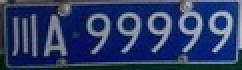
%> input picture Ⅰ类文件分割/I类/川A99999.jpg, 121 x 35 px (shown 2 times larger)
$ octave chuanA99999.m   (GNU Octave 9; MATLAB toolbox functions it lacks are replaced by stand-ins)
%> lines starting %> are read from the running program, lines starting %| are printed output that depends on the picture; in (x1, y1, x2, y2) boxes, pixels count from 0 and x2, y2 are one past the last pixel; in counts of white or black regions, pixels touching at a corner belong together; the program's own positions count from 1
%%
clear;
close all;
clc;

%% 读取图像
img = imread('川A99999.jpg');
%> img is the input picture: size 35x121x3 uint8; mean R, G, B 43.5, 60.5, 101.9
subplot(3,3, 1);
imshow(img);
title('车牌图像');

%% 灰度处理
img1 = rgb2gray(img);    % RGB图像转灰度图像
subplot(3,3,2);
imshow(img1);
title('灰度图像');
subplot(3,3,3);
imhist(img1);
title('灰度处理后的灰度直方图');

%% 边缘提取
img4 = edge(img1, 'roberts', 0.15, 'both');
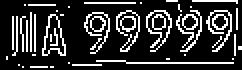
%> img4: size 35x121 logical (shown 2 times larger); 19.8% white in thin lines or dots
subplot(3,3,4);
imshow(img4);
title('roberts算子边缘检测');

%% 平滑图像，图像膨胀
se = strel('rectangle', [50,30]);
img5 = imclose(img4, se);
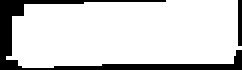
%> img5: size 35x121 logical (shown 2 times larger); 83.1% white; 2 black regions, box (x1, y1, x2, y2) and area: (0, 0, 121, 35) 671, (119, 0, 121, 23) 46
subplot(3,3,5);
imshow(img5);
title('平滑图像的轮廓');

%% 从图像中删除所有少于2200像素8邻接
img6 = bwareaopen(img5, 2200);
subplot(3,3,6);
imshow(img6);
title('从图像中移除小对象');

%% 切割出图像
[y, x, z] = size(img6);
%> y = 35; x = 121; z = 1
img7 = double(img6);    % 转成双精度浮点型

% 车牌的蓝色区域
% Y方向
blue_Y = zeros(y, 1);
for i = 1:y
    for j = 1:x
        if(img7(i, j) == 1) % 判断车牌位置区域
            blue_Y(i, 1) = blue_Y(i, 1) + 1;    % 像素点统计
        end
    end
end
%> after the loop, blue_Y = 35 values, max 115 at index 24, min 0 at index 35, mean 100.5

% 找到Y坐标的最小值
img_Y1 = 1;
while (blue_Y(img_Y1) < 5) && (img_Y1 < y)
    img_Y1 = img_Y1 + 1;
end
%> this loop made 0 passes
%> after the loop, img_Y1 = 1

% 找到Y坐标的最大值
img_Y2 = y;
%> img_Y2 = 35
while (blue_Y(img_Y2) < 5) && (img_Y2 > img_Y1)
    img_Y2 = img_Y2 - 1;
end
%> this loop made 1 pass
%> img_Y2 on pass 1: 34

% x方向
blue_X = zeros(1, x);
for j = 1:x
    for i = 1:y
        if(img7(i, j) == 1) % 判断车牌位置区域
            blue_X(1, j) = blue_X(1, j) + 1;
        end
    end
end
%> after the loop, blue_X = 121 values, max 32 at index 13, min 0 at index 1, mean 29.07

% 找到x坐标的最小值
img_X1 = 1;
while (blue_X(1, img_X1) < 5) && (img_X1 < x)
    img_X1 = img_X1 + 1;
end
%> this loop made 6 passes

% 找到x坐标的最小值
img_X2 = x;
%> img_X2 = 121
while (blue_X(1, img_X2) < 5) && (img_X2 > img_X1)
    img_X2 = img_X2 - 1;
end
%> this loop made 2 passes
%> img_X2 on passes 1 to 2: 120, 119

% 对图像进行裁剪
img8 = img(img_Y1:img_Y2, img_X1:img_X2, :);
subplot(3,3,7);
imshow(img8);
title('定位剪切后的彩色车牌图像')
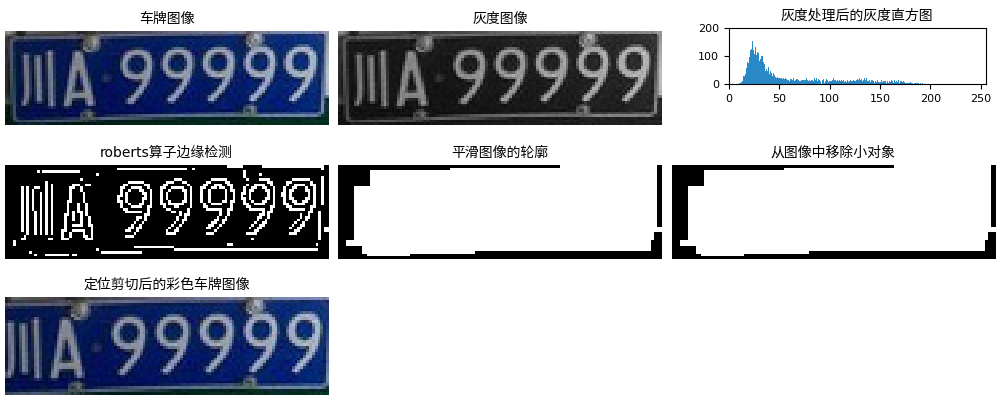
%> figure redrawn from the program's plot data, 7 panels

% 保存提取出来的车牌图像
imwrite(img8, '车牌图像.jpg');

%% 对车牌图像作图像预处理
plate_img = imread('车牌图像.jpg');
plate_img=img8;

% 转换成灰度图像
plate_img1 = rgb2gray(plate_img);    % RGB图像转灰度图像
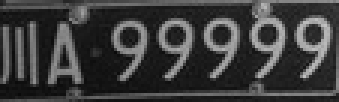
%> plate_img1: size 34x113 uint8 (shown 3 times larger); min 10, max 194, mean 61
figure;
subplot(3, 3, 1);
imshow(plate_img1);
title('灰度图像');
subplot(3, 3, 2);
imhist(plate_img1);
title('灰度处理后的灰度直方图');

% [11 lines of commented-out code are left out]
plate_img2 = histeq(plate_img1);
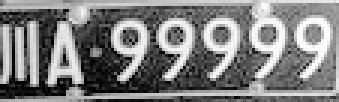
%> plate_img2: size 34x113 uint8 (shown 3 times larger); min 0, max 255, mean 127.4
subplot(3,3,4);
imshow(plate_img2);
title('直方图均衡化的图像');
subplot(3,3,5);
imhist(plate_img2);
title('直方图');

% 二值化处理
plate_img3 = im2bw(plate_img2, 0.7);
%> plate_img3: size 34x113 logical; 29.2% white in thin lines or dots
subplot(3,3,7);
imshow(plate_img3);
title('车牌二值图像');

% 中值滤波
plate_img4 = medfilt2(plate_img3);
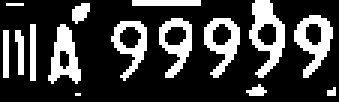
%> plate_img4: size 34x113 logical (shown 3 times larger); 24.3% white; 15 white regions (4 under 20 px), largest, box (x1, y1, x2, y2) and area: (83, 0, 95, 26) 154, (98, 5, 111, 26) 130, (16, 8, 27, 28) 118
subplot(3,3,8);
imshow(plate_img4);
title('中值滤波后的图像');
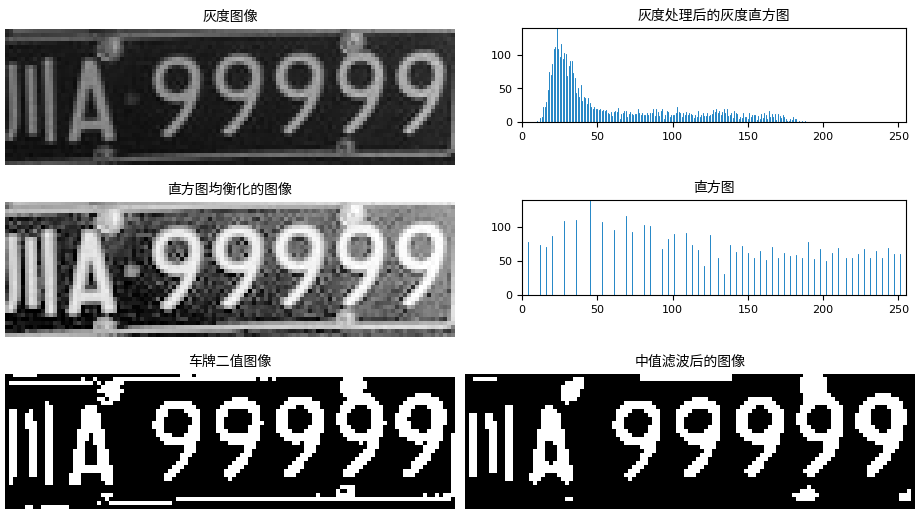
%> figure redrawn from the program's plot data, 6 panels

%% 进行字符分割
%> (the run ends here)
